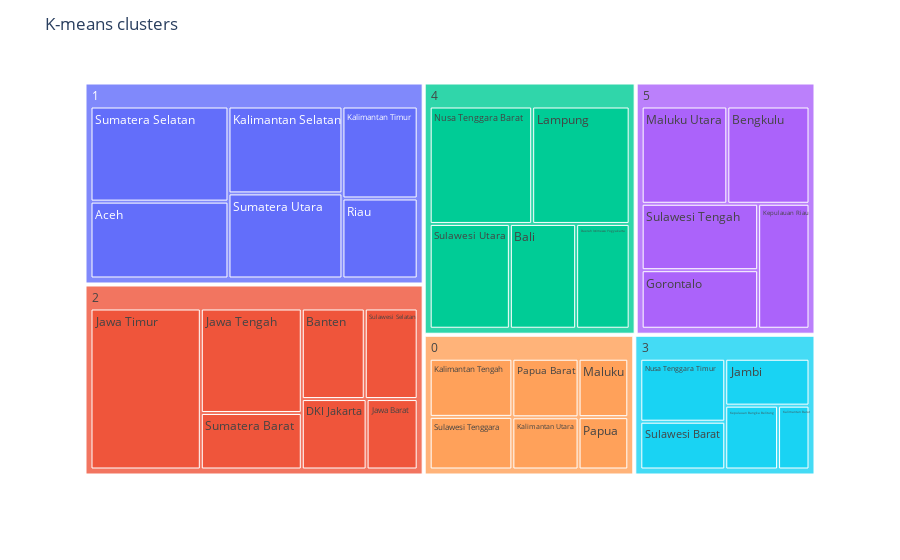

Here is the notebook cell this chart was saved with:
### Code cell
vis_tmap = px.treemap(t.reset_index(), path=['K-means', ColumnData.province], values=ColumnData.mortality)
vis_tmap.update_layout(title='K-means clusters')
vis_tmap.show()

### Figure 1 — Plotly figure (JSON) as saved in the notebook; plotly's stock layout.template omitted (floating-point values rounded to 4 significant figures)
{"data": [{"branchvalues": "total", "domain": {"x": [0, 1], "y": [0, 1]}, "hovertemplate": "labels=%{label}<br>Mortality=%{value}<br>parent=%{parent}<br>id=%{id}<extra></extra>", "ids": ["1/Aceh", "4/Bali", "2/Banten", "5/Bengkulu", "2/DKI Jakarta", "4/Daerah Istimewa Yogyakarta", "5/Gorontalo", "3/Jambi", "2/Jawa Barat", "2/Jawa Tengah", "2/Jawa Timur", "3/Kalimantan Barat", "1/Kalimantan Selatan", "0/Kalimantan Tengah", "1/Kalimantan Timur", "0/Kalimantan Utara", "3/Kepulauan Bangka Belitung", "5/Kepulauan Riau", "4/Lampung", "0/Maluku", "5/Maluku Utara", "4/Nusa Tenggara Barat", "3/Nusa Tenggara Timur", "0/Papua", "0/Papua Barat", "1/Riau", "3/Sulawesi Barat", "2/Sulawesi Selatan", "5/Sulawesi Tengah", "0/Sulawesi Tenggara", "4/Sulawesi Utara", "2/Sumatera Barat", "1/Sumatera Selatan", "1/Sumatera Utara", "0", "1", "2", "3", "4", "5"], "labels": ["Aceh", "Bali", "Banten", "Bengkulu", "DKI Jakarta", "Daerah Istimewa Yogyakarta", "Gorontalo", "Jambi", "Jawa Barat", "Jawa Tengah", "Jawa Timur", "Kalimantan Barat", "Kalimantan Selatan", "Kalimantan Tengah", "Kalimantan Timur", "Kalimantan Utara", "Kepulauan Bangka Belitung", "Kepulauan Riau", "Lampung", "Maluku", "Maluku Utara", "Nusa Tenggara Barat", "Nusa Tenggara Timur", "Papua", "Papua Barat", "Riau", "Sulawesi Barat", "Sulawesi Selatan", "Sulawesi Tengah", "Sulawesi Tenggara", "Sulawesi Utara", "Sumatera Barat", "Sumatera Selatan", "Sumatera Utara", "0", "1", "2", "3", "4", "5"], "name": "", "parents": ["1", "4", "2", "5", "2", "4", "5", "3", "2", "2", "2", "3", "1", "0", "1", "0", "3", "5", "4", "0", "5", "4", "3", "0", "0", "1", "3", "2", "5", "0", "4", "2", "1", "1", "", "", "", "", "", ""], "type": "treemap", "values": [0.04093, 0.02649, 0.02223, 0.03081, 0.0178, 0.02139, 0.0263, 0.01704, 0.01402, 0.04113, 0.06924, 0.008659, 0.03823, 0.02053, 0.0267, 0.01476, 0.01455, 0.02473, 0.04366, 0.01241, 0.03212, 0.0459, 0.02307, 0.01112, 0.01656, 0.02323, 0.01752, 0.01868, 0.02984, 0.01859, 0.03205, 0.02225, 0.05065, 0.03741, 0.09397, 0.2172, 0.2054, 0.08084, 0.1695, 0.1438]}], "layout": {"autosize": true, "legend": {"tracegroupgap": 0}, "margin": {"t": 60}, "title": {"text": "K-means clusters"}}}
